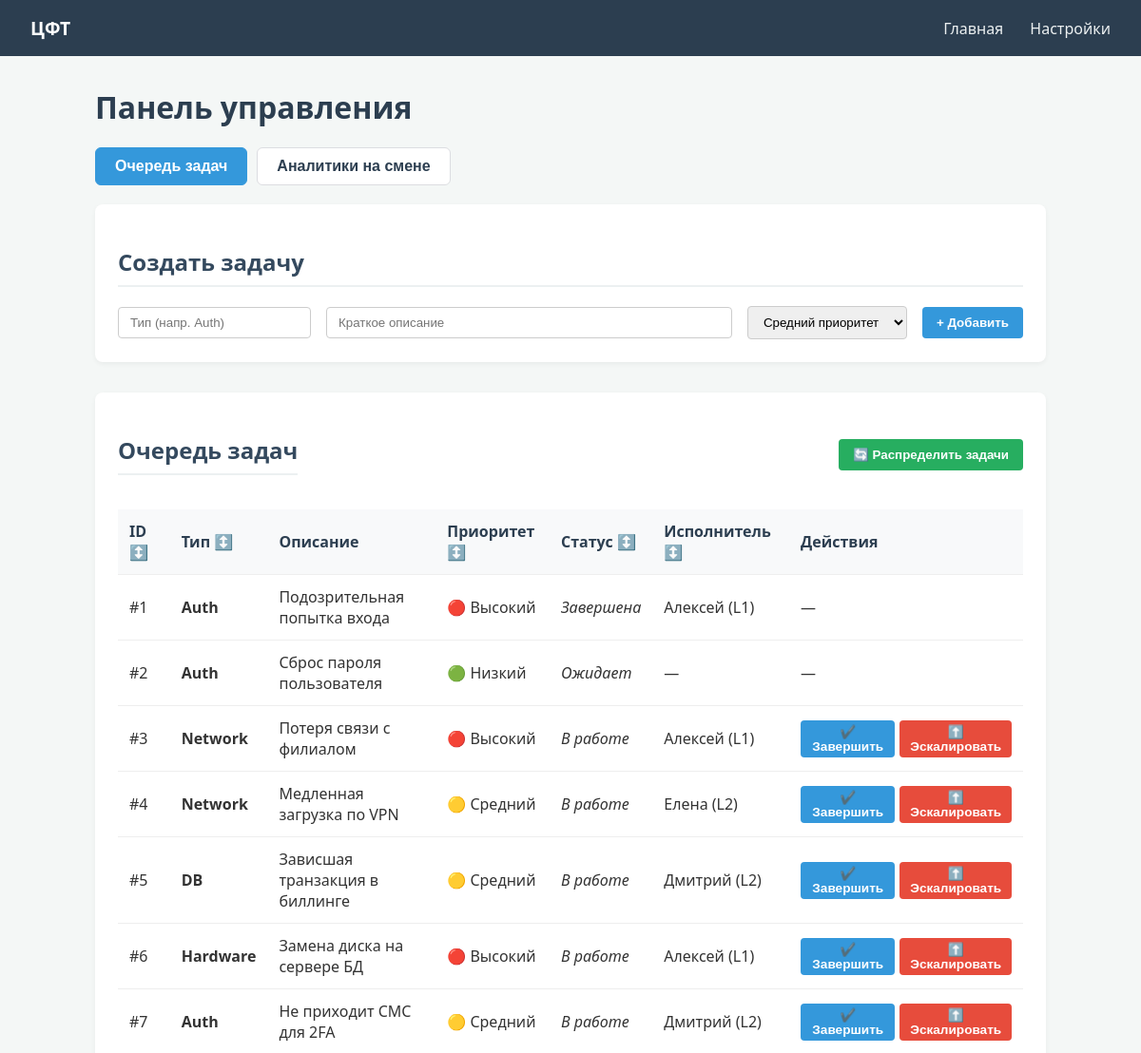
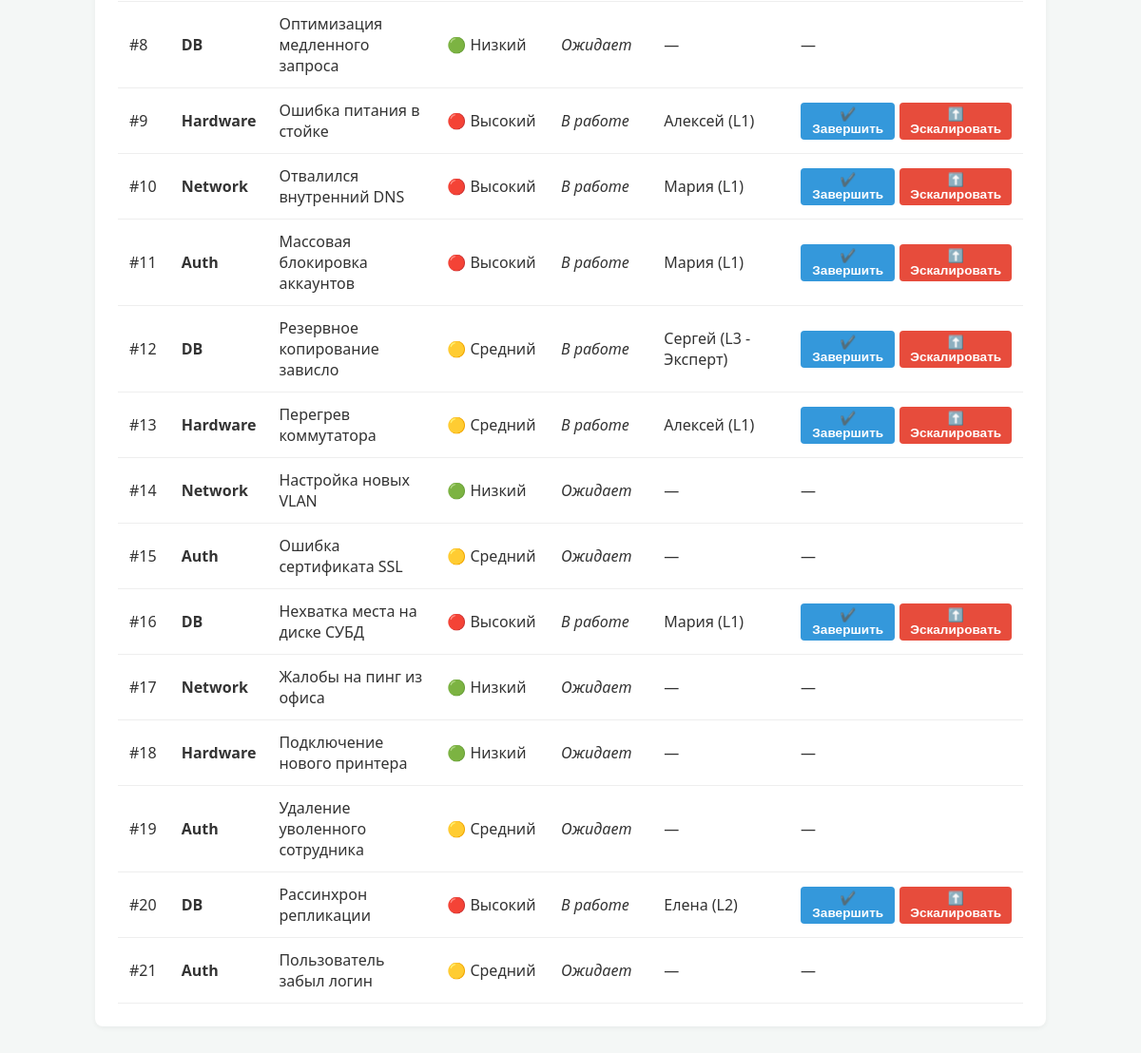
Before: / with the older database file (2 pictures, top to bottom).
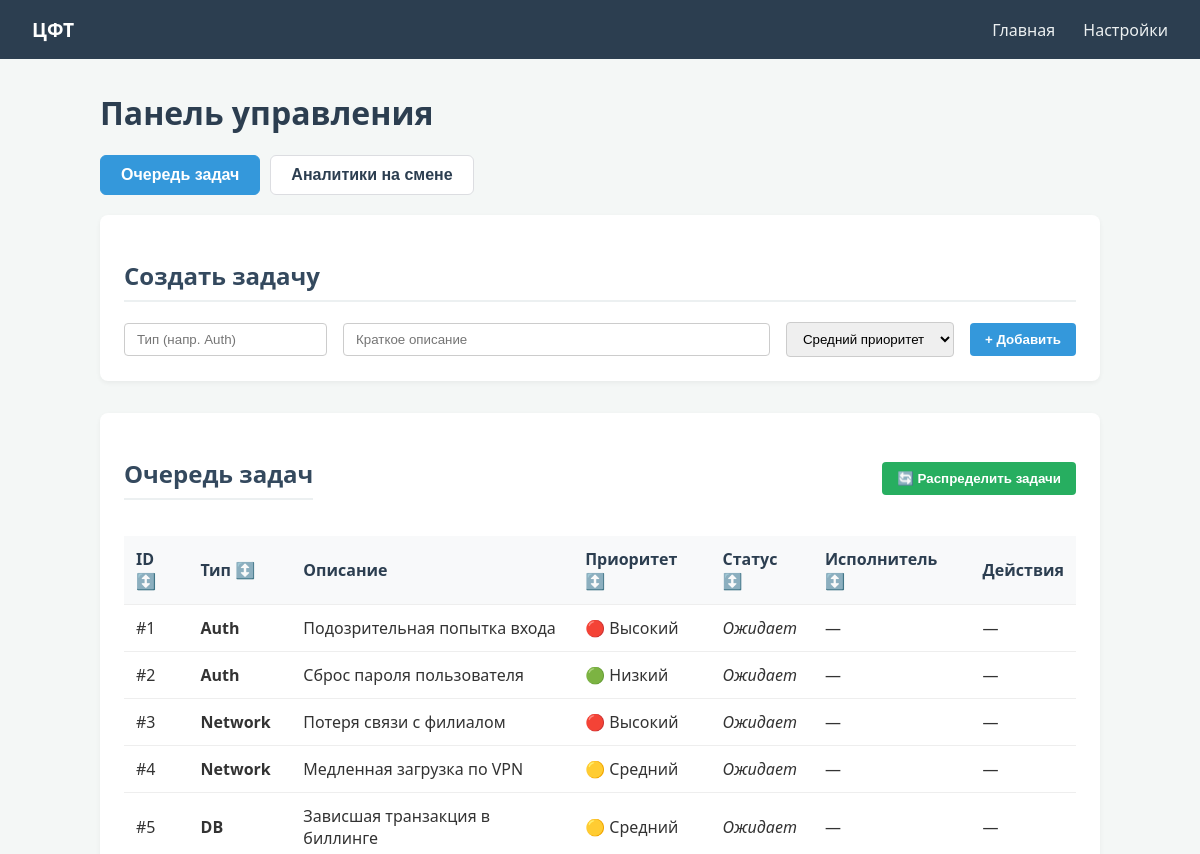
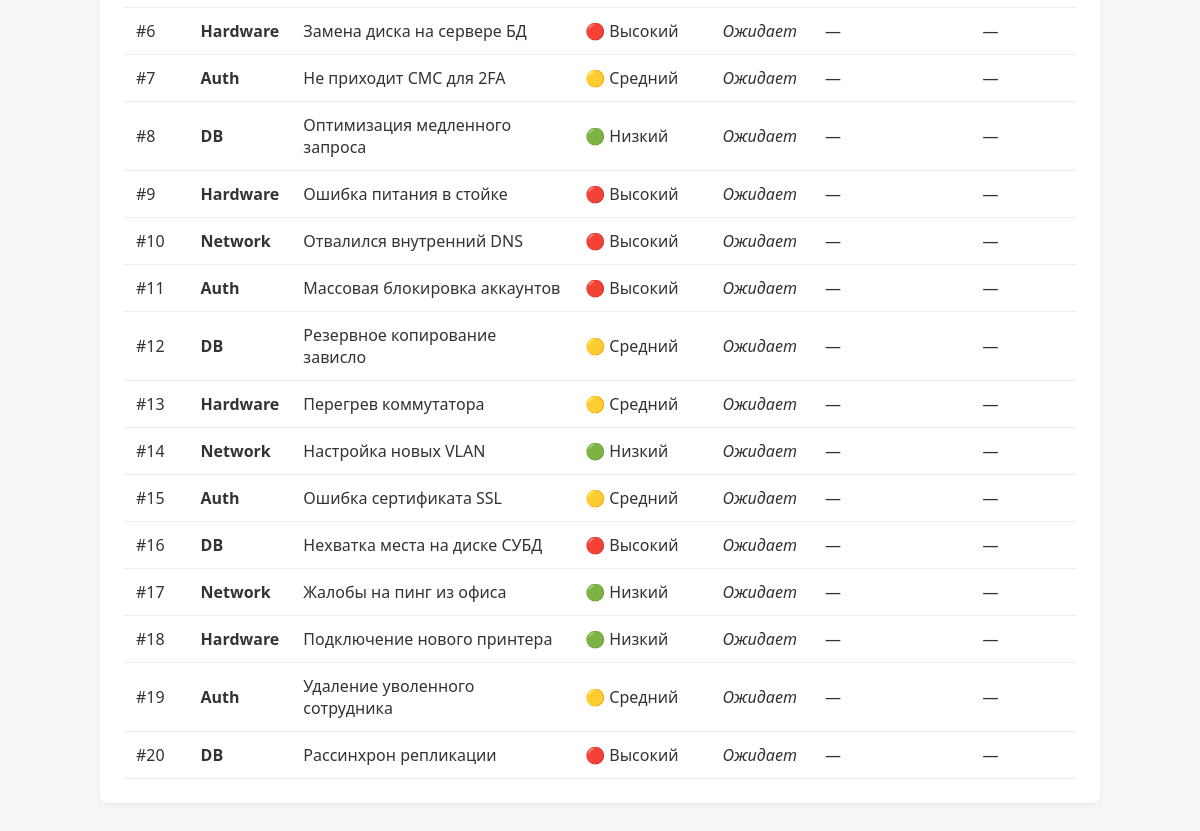
After: the same page with the newer database file (2 pictures, top to bottom).
### tables this page shows
CREATE TABLE tasks (
            id INTEGER PRIMARY KEY AUTOINCREMENT,
            task_type TEXT NOT NULL,
            description TEXT,
            priority TEXT NOT NULL,
            status TEXT NOT NULL DEFAULT 'Ожидает',
            analyst_id INTEGER,
            created_at TIMESTAMP DEFAULT CURRENT_TIMESTAMP
        );

CREATE TABLE analysts (
            id INTEGER PRIMARY KEY AUTOINCREMENT,
            name TEXT NOT NULL,
            level TEXT NOT NULL,
            is_available INTEGER NOT NULL,
            max_open_tasks INTEGER NOT NULL
        );

### app/__init__.py (the view, shortened to what this page needs)
    @app.route('/', methods=['GET', 'POST'])
    def home():
        conn = db.get_db()
        analysts = conn.execute('SELECT * FROM analysts').fetchall()
        tasks = conn.execute('''
            SELECT tasks.*, analysts.name as analyst_name
            FROM tasks
            LEFT JOIN analysts ON tasks.analyst_id = analysts.id
        ''').fetchall()
        return render_template('index.html', analysts=analysts, tasks=tasks)

### app/db.py (called while the page is built)
def get_db():
    if 'db' not in g:
        g.db = sqlite3.connect("instance/app.db")
        g.db.row_factory = sqlite3.Row
        g.db.execute('PRAGMA foreign_keys = ON')
    return g.db

### app/templates/index.html (shortened to what this page needs)
{% extends "base.html" %}
{% block content %}
    <h1>Панель управления</h1>
    <div class="tabs">
        <button class="tab-btn active" onclick="switchTab('tasks-tab', this)">Очередь задач</button>
        <button class="tab-btn" onclick="switchTab('analysts-tab', this)">Аналитики на смене</button>
    </div>
    <div id="tasks-tab" class="tab-content active">
        <div class="card">
            <h2>Создать задачу</h2>
            <form action="/" method="post" class="form-group">
                <input type="text" name="task_type" placeholder="Тип (напр. Auth)" required>
                <input type="text" name="description" placeholder="Краткое описание" style="flex-grow: 1;">
                <select name="priority">
                    <option value="medium" selected>Средний приоритет</option>
                </select>
                <button type="submit">+ Добавить</button>
            </form>
        </div>
        <div class="card">
            <div style="display: flex; justify-content: space-between; align-items: center;">
                <h2>Очередь задач</h2>
                <form action="/distribute" method="post">
                    <button type="submit" style="background-color: #27ae60;">🔄 Распределить задачи</button>
                </form>
            </div>
            <table id="tasks-table">
                <tr>
                    <th onclick="sortTasksTable(0)" style="cursor: pointer;" title="Сортировать по ID">ID ↕️</th>
                    <th onclick="sortTasksTable(1)" style="cursor: pointer;" title="Сортировать по типу">Тип ↕️</th>
                    <th>Описание</th>
                    <th onclick="sortTasksTable(3)" style="cursor: pointer;" title="Сортировать по приоритету">Приоритет ↕️</th>
                    <th onclick="sortTasksTable(4)" style="cursor: pointer;" title="Сортировать по статусу">Статус ↕️</th>
                    <th onclick="sortTasksTable(5)" style="cursor: pointer;" title="Сортировать по исполнителю">Исполнитель ↕️</th>
                    <th>Действия</th>
                </tr>
                {% for task in tasks %}
                <tr>
                    <td>#{{ task['id'] }}</td>
                    <td><strong>{{ task['task_type'] }}</strong></td>
                    <td>{{ task['description'] }}</td>
                    <td>
                        {% if task['priority'] == 'high' %}🔴 Высокий
                        {% elif task['priority'] == 'medium' %}🟡 Средний
                        {% else %}🟢 Низкий{% endif %}
                    </td>
                    <td><em>{{ task['status'] }}</em></td>
                    <td>{{ task['analyst_name'] if task['analyst_name'] else '—' }}</td>
                    <td>
                        {% if task['status'] == 'В работе' %}
                        <div style="display: flex; gap: 5px;">
                            <form action="/complete/{{ task['id'] }}" method="post" style="margin: 0;">
                                <button type="submit" style="background-color: #3498db; padding: 4px 10px; font-size: 0.85rem; border: none; border-radius: 4px; color: white; cursor: pointer;">✔️ Завершить</button>
                            </form>
                            <form action="/escalate/{{ task['id'] }}" method="post" style="margin: 0;">
                                <button type="submit" style="background-color: #e74c3c; padding: 4px 10px; font-size: 0.85rem; border: none; border-radius: 4px; color: white; cursor: pointer;">⬆️ Эскалировать</button>
                            </form>
                        </div>
                        {% else %}
                            —
                        {% endif %}
                    </td>
                </tr>
                {% else %}
                <tr>
                    <td colspan="7" style="text-align: center; color: #7f8c8d;">Задач пока нет.</td>
                </tr>
                {% endfor %}
            </table>
        </div>
    </div>
{% endblock %}

### app/templates/base.html (shortened to what this page needs)
<!DOCTYPE html>
<html lang="ru">
<head>
</head>
<body>
    <header>
        <div class="logo">ЦФТ</div>
        <nav>
            <a href="/">Главная</a>
            <a href="/settings">Настройки</a>
        </nav>
    </header>
    <main class="container">
        {% block content %}{% endblock %}
    </main>
</body>
</html>

### app/templates/base.html (style rules this page uses)
body { font-family: 'Segoe UI', Tahoma, Geneva, Verdana, sans-serif; background-color: #f4f7f6; margin: 0; padding: 0; color: #333; }
header { background-color: #2c3e50; padding: 1rem 2rem; color: white; display: flex; justify-content: space-between; align-items: center; }
.logo { font-size: 1.2rem; font-weight: bold; }
header a { color: #ecf0f1; text-decoration: none; margin-left: 1.5rem; font-weight: 500; }
.container { max-width: 1000px; margin: 2rem auto; padding: 0 1rem; }
h1 { color: #2c3e50; margin-top: 0; }
h2 { color: #34495e; border-bottom: 2px solid #ecf0f1; padding-bottom: 0.5rem; }
.card { background: white; padding: 1.5rem; border-radius: 8px; box-shadow: 0 2px 5px rgba(0,0,0,0.05); margin-bottom: 2rem; }
table { width: 100%; border-collapse: collapse; margin-top: 1rem; }
th, td { padding: 12px; text-align: left; border-bottom: 1px solid #eee; }
th { background-color: #f8f9fa; color: #2c3e50; font-weight: 600; }
.form-group { display: flex; gap: 1rem; align-items: center; flex-wrap: wrap; margin-top: 1rem; }
input, select { padding: 8px 12px; border: 1px solid #ccc; border-radius: 4px; outline: none; }
button { background-color: #3498db; color: white; border: none; padding: 9px 15px; border-radius: 4px; cursor: pointer; transition: 0.2s; font-weight: bold; }
.tabs { display: flex; gap: 10px; margin-bottom: 20px; }
.tab-btn { background: white; border: 1px solid #dcdde1; padding: 10px 20px; border-radius: 6px; cursor: pointer; font-weight: 600; color: #2c3e50; font-size: 1rem; transition: 0.2s; }
.tab-btn.active { background: #3498db; color: white; border-color: #3498db; }
.tab-content { display: none; animation: fadeIn 0.3s ease-in-out; }
.tab-content.active { display: block; }

Changed rows visible on the page:
removed tasks: id "21", task_type "Auth", description "Пользователь забыл логин", priority "🟡 Средний", status "Ожидает", task "—"
changed tasks "Подозрительная попытка входа": status "Завершена" → "Ожидает"; name "Алексей (L1)" → "—"
changed tasks "Потеря связи с филиалом": status "В работе" → "Ожидает"; name "Алексей (L1)" → "—"; status "✔️ Завершить ⬆️ Эскалировать" → "—"
changed tasks "Медленная загрузка по VPN": status "В работе" → "Ожидает"; name "Елена (L2)" → "—"; status "✔️ Завершить ⬆️ Эскалировать" → "—"
changed tasks "Зависшая транзакция в биллинге": status "В работе" → "Ожидает"; name "Дмитрий (L2)" → "—"; status "✔️ Завершить ⬆️ Эскалировать" → "—"
changed tasks "Замена диска на сервере БД": status "В работе" → "Ожидает"; name "Алексей (L1)" → "—"; status "✔️ Завершить ⬆️ Эскалировать" → "—"
changed tasks "Не приходит СМС для 2FA": status "В работе" → "Ожидает"; name "Дмитрий (L2)" → "—"; status "✔️ Завершить ⬆️ Эскалировать" → "—"
changed tasks "Ошибка питания в стойке": status "В работе" → "Ожидает"; name "Алексей (L1)" → "—"; status "✔️ Завершить ⬆️ Эскалировать" → "—"
changed tasks "Отвалился внутренний DNS": status "В работе" → "Ожидает"; name "Мария (L1)" → "—"; status "✔️ Завершить ⬆️ Эскалировать" → "—"
changed tasks "Массовая блокировка аккаунтов": status "В работе" → "Ожидает"; name "Мария (L1)" → "—"; status "✔️ Завершить ⬆️ Эскалировать" → "—"
changed tasks "Резервное копирование зависло": status "В работе" → "Ожидает"; name "Сергей (L3 - Эксперт)" → "—"; status "✔️ Завершить ⬆️ Эскалировать" → "—"
changed tasks "Перегрев коммутатора": status "В работе" → "Ожидает"; name "Алексей (L1)" → "—"; status "✔️ Завершить ⬆️ Эскалировать" → "—"
changed tasks "Нехватка места на диске СУБД": status "В работе" → "Ожидает"; name "Мария (L1)" → "—"; status "✔️ Завершить ⬆️ Эскалировать" → "—"
changed tasks "Рассинхрон репликации": status "В работе" → "Ожидает"; name "Елена (L2)" → "—"; status "✔️ Завершить ⬆️ Эскалировать" → "—"
